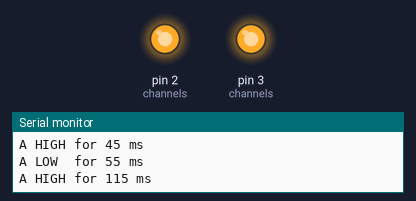
Recording of a sketch running on a simulated Arduino Uno, built with avr-gcc and run on an emulated ATmega328P. Parts: output pins drawn as LEDs (lit = HIGH), the last lines printed to the serial monitor.

Above: at 0.53 s.
At 12.33 s:
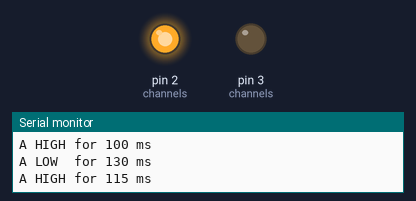
At 27.18 s:
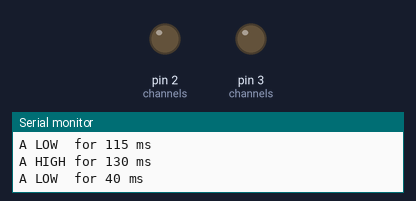
At 36.33 s:
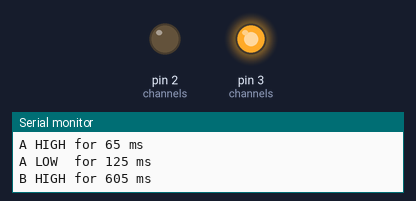
Timing chart, 0 to 40.0 s (numbered marks = the images above):
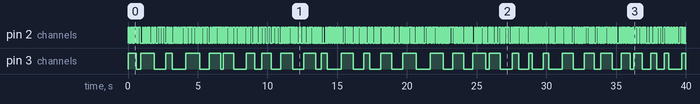

Measured:
- by itself, pin 3 (channels): LOW → HIGH at 0.01 s, → LOW 0.57 s later, → HIGH 0.33 s later, → LOW 0.97 s later, … (60 changes in this stretch)

The sketch:

dual_pulse.ino
```cpp
/*
 * Dual-Channel Pseudo-Random Pulse Generator
 *
 * A simplified cousin of sync_pulse_generator that drives TWO
 * independent channels, each on its own pin with its own speed:
 *
 *   Channel A -> pin 2   fast pulses (25-150 ms per state)
 *   Channel B -> pin 3   slow pulses (200-1000 ms per state)
 *
 * To see a channel, wire an LED (with ~220 ohm resistor) from its
 * pin to GND, or clip on a scope probe. Tip for a no-wiring look:
 * set a channel's pin to 17 and the Pro Micro's onboard RX LED
 * will blink it (that LED lights when the pin is LOW, so the
 * pattern shows up inverted). On a Leonardo/Uno, pin 13 is the
 * onboard LED.
 *
 * Every toggle is also printed over serial so you can watch both
 * channels in the monitor:
 *
 *   arduino-cli monitor -p <your-port> --config baudrate=115200
 *
 * The "channel table" below is the whole routing story: each row
 * says which pin a signal goes to and how fast it runs. Change a
 * pin number to move that signal to a different pin; add a row to
 * add a channel.
 *
 * Each channel has its own deterministic PRNG (xorshift32), so the
 * same seed always reproduces the same pulse sequence.
 */

struct Channel {
  const char* name;         // label used in serial output
  int pin;                  // which board pin this channel drives
  unsigned long minMs;      // shortest time in one state (ms)
  unsigned long maxMs;      // longest time in one state (ms)
  uint32_t prng;            // PRNG state, initialized with the seed (nonzero!)
  bool state;               // current output level
  unsigned long nextToggle; // millis() time of the next flip
};

// ---- Channel table: pin routing + speed, one row per channel ----
Channel channels[] = {
  // name  pin  min   max   seed  state  nextToggle
  { "A",   2,   25,   150,  42,   LOW,   0 },
  { "B",   3,   200,  1000, 1337, LOW,   0 },
};
const int NUM_CHANNELS = sizeof(channels) / sizeof(channels[0]);

// xorshift32: tiny deterministic PRNG (same algorithm as sync_pulse_generator)
uint32_t prngNext(uint32_t &state) {
  state ^= state << 13;
  state ^= state >> 17;
  state ^= state << 5;
  return state;
}

// Random duration within the channel's range, in 5 ms increments
unsigned long randomDuration(Channel &ch) {
  if (ch.minMs >= ch.maxMs) return ch.minMs;
  uint32_t steps = (ch.maxMs - ch.minMs) / 5 + 1;
  return ch.minMs + (prngNext(ch.prng) % steps) * 5;
}

void setup() {
  for (int i = 0; i < NUM_CHANNELS; i++) {
    pinMode(channels[i].pin, OUTPUT);
    digitalWrite(channels[i].pin, LOW);
    channels[i].nextToggle = millis();
  }

  Serial.begin(115200);
  unsigned long waitStart = millis();
  while (!Serial && (millis() - waitStart < 3000)) {
    ;
  }

  Serial.println("Dual-channel pulse generator running");
  for (int i = 0; i < NUM_CHANNELS; i++) {
    Serial.print("  Channel ");
    Serial.print(channels[i].name);
    Serial.print(" -> pin ");
    Serial.print(channels[i].pin);
    Serial.print(", ");
    Serial.print(channels[i].minMs);
    Serial.print("-");
    Serial.print(channels[i].maxMs);
    Serial.println(" ms");
  }
}

void loop() {
  unsigned long now = millis();

  // Check every channel each pass; flip whichever ones are due.
  // No delay() anywhere, so a slow channel never blocks a fast one.
  for (int i = 0; i < NUM_CHANNELS; i++) {
    Channel &ch = channels[i];
    if (now >= ch.nextToggle) {
      ch.state = !ch.state;
      digitalWrite(ch.pin, ch.state);

      unsigned long duration = randomDuration(ch);
      ch.nextToggle = now + duration;

      Serial.print(ch.name);
      Serial.print(ch.state == HIGH ? " HIGH for " : " LOW  for ");
      Serial.print(duration);
      Serial.println(" ms");
    }
  }
}
```
